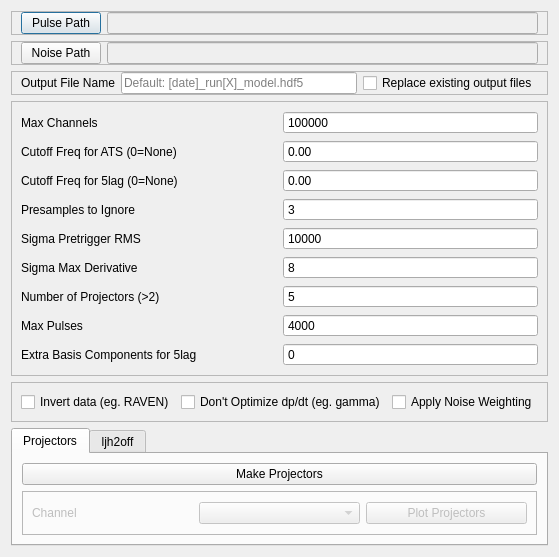
<?xml version="1.0" encoding="UTF-8"?>
<ui version="4.0">
 <class>Dialog</class>
 <widget class="QDialog" name="Dialog">
  <property name="geometry">
   <rect>
    <x>0</x>
    <y>0</y>
    <width>377</width>
    <height>430</height>
   </rect>
  </property>
  <property name="windowTitle">
   <string>ljh2off Projectors GUI</string>
  </property>
  <property name="toolTip">
   <string>path of a single ljh file with pulses, other channel numbers will be found automatically</string>
  </property>
  <property name="statusTip">
   <string/>
  </property>
  <layout class="QVBoxLayout" name="verticalLayout">
   <item>
    <widget class="QFrame" name="frame_2">
     <property name="frameShape">
      <enum>QFrame::StyledPanel</enum>
     </property>
     <property name="frameShadow">
      <enum>QFrame::Raised</enum>
     </property>
     <layout class="QHBoxLayout" name="horizontalLayout_2">
      <property name="topMargin">
       <number>0</number>
      </property>
      <property name="bottomMargin">
       <number>0</number>
      </property>
      <item>
       <widget class="QPushButton" name="pulsePathButton">
        <property name="minimumSize">
         <size>
          <width>60</width>
          <height>0</height>
         </size>
        </property>
        <property name="toolTip">
         <string>path a a single ljh file with pulses, other channel numbers will be found automatically</string>
        </property>
        <property name="statusTip">
         <string/>
        </property>
        <property name="whatsThis">
         <string/>
        </property>
        <property name="text">
         <string>Pulse Path</string>
        </property>
        <property name="flat">
         <bool>false</bool>
        </property>
       </widget>
      </item>
      <item>
       <widget class="QLineEdit" name="pulsePathLineEdit">
        <property name="enabled">
         <bool>false</bool>
        </property>
       </widget>
      </item>
     </layout>
    </widget>
   </item>
   <item>
    <widget class="QFrame" name="frame_3">
     <property name="frameShape">
      <enum>QFrame::StyledPanel</enum>
     </property>
     <property name="frameShadow">
      <enum>QFrame::Raised</enum>
     </property>
     <layout class="QHBoxLayout" name="horizontalLayout_3">
      <property name="topMargin">
       <number>0</number>
      </property>
      <property name="bottomMargin">
       <number>0</number>
      </property>
      <item>
       <widget class="QPushButton" name="noisePathButton">
        <property name="minimumSize">
         <size>
          <width>60</width>
          <height>0</height>
         </size>
        </property>
        <property name="toolTip">
         <string>path of a single ljh file with noise records, other channel numbers will be found automatically</string>
        </property>
        <property name="statusTip">
         <string/>
        </property>
        <property name="whatsThis">
         <string/>
        </property>
        <property name="text">
         <string>Noise Path</string>
        </property>
        <property name="flat">
         <bool>false</bool>
        </property>
       </widget>
      </item>
      <item>
       <widget class="QLineEdit" name="noisePathLineEdit">
        <property name="enabled">
         <bool>false</bool>
        </property>
       </widget>
      </item>
     </layout>
    </widget>
   </item>
   <item>
    <widget class="QFrame" name="frame">
     <property name="frameShape">
      <enum>QFrame::StyledPanel</enum>
     </property>
     <property name="frameShadow">
      <enum>QFrame::Raised</enum>
     </property>
     <layout class="QHBoxLayout" name="horizontalLayout">
      <property name="topMargin">
       <number>0</number>
      </property>
      <property name="bottomMargin">
       <number>0</number>
      </property>
      <item>
       <widget class="QLabel" name="label">
        <property name="text">
         <string>Output File Name</string>
        </property>
       </widget>
      </item>
      <item>
       <widget class="QLineEdit" name="outputFileNameBox">
        <property name="toolTip">
         <string>output filename, the default behavior will place it in the same directory as pulse_path</string>
        </property>
        <property name="placeholderText">
         <string>Default: [date]_run[X]_model.hdf5</string>
        </property>
       </widget>
      </item>
      <item>
       <widget class="QCheckBox" name="replaceCheckbox">
        <property name="text">
         <string>Replace existing output files</string>
        </property>
       </widget>
      </item>
     </layout>
    </widget>
   </item>
   <item>
    <widget class="QFrame" name="frame_4">
     <property name="frameShape">
      <enum>QFrame::StyledPanel</enum>
     </property>
     <property name="frameShadow">
      <enum>QFrame::Raised</enum>
     </property>
     <layout class="QGridLayout" name="gridLayout_2">
      <item row="8" column="1">
       <widget class="QDoubleSpinBox" name="maxPulsesBox">
        <property name="toolTip">
         <string>maximum number of pulses to take a truncated SVD of, will affect speed</string>
        </property>
        <property name="buttonSymbols">
         <enum>QAbstractSpinBox::NoButtons</enum>
        </property>
        <property name="decimals">
         <number>0</number>
        </property>
        <property name="maximum">
         <double>10000000.000000000000000</double>
        </property>
        <property name="value">
         <double>4000.000000000000000</double>
        </property>
       </widget>
      </item>
      <item row="6" column="1">
       <widget class="QDoubleSpinBox" name="sigmaMaxDerivBox">
        <property name="toolTip">
         <string>passed to autocuts to determine pulses used to generate pulse model</string>
        </property>
        <property name="buttonSymbols">
         <enum>QAbstractSpinBox::NoButtons</enum>
        </property>
        <property name="decimals">
         <number>0</number>
        </property>
        <property name="maximum">
         <double>10000000.000000000000000</double>
        </property>
        <property name="value">
         <double>8.000000000000000</double>
        </property>
       </widget>
      </item>
      <item row="6" column="0">
       <widget class="QLabel" name="label_7">
        <property name="text">
         <string>Sigma Max Derivative</string>
        </property>
       </widget>
      </item>
      <item row="4" column="1">
       <widget class="QDoubleSpinBox" name="presamplesBox">
        <property name="toolTip">
         <string>ignore this many presample before the rising edge when calculating pretrigger_mean</string>
        </property>
        <property name="buttonSymbols">
         <enum>QAbstractSpinBox::NoButtons</enum>
        </property>
        <property name="decimals">
         <number>0</number>
        </property>
        <property name="maximum">
         <double>10000000.000000000000000</double>
        </property>
        <property name="value">
         <double>3.000000000000000</double>
        </property>
       </widget>
      </item>
      <item row="5" column="0">
       <widget class="QLabel" name="label_6">
        <property name="text">
         <string>Sigma Pretrigger RMS</string>
        </property>
       </widget>
      </item>
      <item row="1" column="1">
       <widget class="QDoubleSpinBox" name="cutoffATSBox">
        <property name="toolTip">
         <string>cutoff frequency for arrival time safe filter</string>
        </property>
        <property name="buttonSymbols">
         <enum>QAbstractSpinBox::NoButtons</enum>
        </property>
        <property name="decimals">
         <number>2</number>
        </property>
        <property name="maximum">
         <double>10000000.000000000000000</double>
        </property>
        <property name="value">
         <double>0.000000000000000</double>
        </property>
       </widget>
      </item>
      <item row="3" column="1">
       <widget class="QDoubleSpinBox" name="cutoff5lagBox">
        <property name="toolTip">
         <string>cutoff frequency for 5lag filter</string>
        </property>
        <property name="buttonSymbols">
         <enum>QAbstractSpinBox::NoButtons</enum>
        </property>
        <property name="decimals">
         <number>2</number>
        </property>
        <property name="maximum">
         <double>10000000.000000000000000</double>
        </property>
        <property name="value">
         <double>0.000000000000000</double>
        </property>
       </widget>
      </item>
      <item row="0" column="1">
       <widget class="QDoubleSpinBox" name="maxChansBox">
        <property name="toolTip">
         <string>stop after processing this many channels</string>
        </property>
        <property name="buttonSymbols">
         <enum>QAbstractSpinBox::NoButtons</enum>
        </property>
        <property name="decimals">
         <number>0</number>
        </property>
        <property name="maximum">
         <double>10000000.000000000000000</double>
        </property>
        <property name="value">
         <double>999999.000000000000000</double>
        </property>
       </widget>
      </item>
      <item row="7" column="0">
       <widget class="QLabel" name="label_8">
        <property name="text">
         <string>Number of Projectors (&gt;2)</string>
        </property>
       </widget>
      </item>
      <item row="7" column="1">
       <widget class="QDoubleSpinBox" name="nprojectorsBox">
        <property name="toolTip">
         <string>how many projectors to generate, must be &gt;=3</string>
        </property>
        <property name="buttonSymbols">
         <enum>QAbstractSpinBox::NoButtons</enum>
        </property>
        <property name="decimals">
         <number>0</number>
        </property>
        <property name="maximum">
         <double>10000000.000000000000000</double>
        </property>
        <property name="value">
         <double>5.000000000000000</double>
        </property>
       </widget>
      </item>
      <item row="3" column="0">
       <widget class="QLabel" name="label_4">
        <property name="text">
         <string>Cutoff Freq for 5lag (0=None)</string>
        </property>
       </widget>
      </item>
      <item row="4" column="0">
       <widget class="QLabel" name="label_5">
        <property name="text">
         <string>Presamples to Ignore</string>
        </property>
       </widget>
      </item>
      <item row="5" column="1">
       <widget class="QDoubleSpinBox" name="sigmaPtRmsBox">
        <property name="toolTip">
         <string>passed to autocuts to determine pulses used to generate pulse model, the default large value basically disables this cut, which causes the projectors to be able to model the non-flat pretrigger region better</string>
        </property>
        <property name="buttonSymbols">
         <enum>QAbstractSpinBox::NoButtons</enum>
        </property>
        <property name="decimals">
         <number>0</number>
        </property>
        <property name="maximum">
         <double>10000000.000000000000000</double>
        </property>
        <property name="value">
         <double>10000.000000000000000</double>
        </property>
       </widget>
      </item>
      <item row="1" column="0">
       <widget class="QLabel" name="label_3">
        <property name="text">
         <string>Cutoff Freq for ATS (0=None)</string>
        </property>
       </widget>
      </item>
      <item row="0" column="0">
       <widget class="QLabel" name="label_2">
        <property name="text">
         <string>Max Channels</string>
        </property>
       </widget>
      </item>
      <item row="8" column="0">
       <widget class="QLabel" name="label_9">
        <property name="text">
         <string>Max Pulses</string>
        </property>
       </widget>
      </item>
      <item row="9" column="0">
       <widget class="QLabel" name="label_10">
        <property name="text">
         <string>Extra Basis Components for 5lag</string>
        </property>
       </widget>
      </item>
      <item row="9" column="1">
       <widget class="QDoubleSpinBox" name="extraBasis5lagBox">
        <property name="toolTip">
         <string>use this many basis components to improve 5 lag filter representation</string>
        </property>
        <property name="buttonSymbols">
         <enum>QAbstractSpinBox::NoButtons</enum>
        </property>
        <property name="decimals">
         <number>0</number>
        </property>
        <property name="maximum">
         <double>10000000.000000000000000</double>
        </property>
        <property name="value">
         <double>0.000000000000000</double>
        </property>
       </widget>
      </item>
     </layout>
    </widget>
   </item>
   <item>
    <widget class="QFrame" name="frame_7">
     <property name="frameShape">
      <enum>QFrame::StyledPanel</enum>
     </property>
     <property name="frameShadow">
      <enum>QFrame::Raised</enum>
     </property>
     <layout class="QHBoxLayout" name="horizontalLayout_6">
      <item>
       <widget class="QCheckBox" name="invertDataCheckbox">
        <property name="toolTip">
         <string>pass this flag for downward going pulses (eg RAVEN)</string>
        </property>
        <property name="text">
         <string>Invert data (eg. RAVEN)</string>
        </property>
       </widget>
      </item>
      <item>
       <widget class="QCheckBox" name="dontOptimiseCheckbox">
        <property name="toolTip">
         <string>simpler derivative like calculating, better for gamma data</string>
        </property>
        <property name="text">
         <string>Don't Optimize dp/dt (eg. gamma)</string>
        </property>
       </widget>
      </item>
      <item>
       <widget class="QCheckBox" name="noiseWeightingCheckbox">
        <property name="toolTip">
         <string>pass false to not apply noise weighting when making projectors</string>
        </property>
        <property name="text">
         <string>Apply Noise Weighting</string>
        </property>
       </widget>
      </item>
     </layout>
    </widget>
   </item>
   <item>
    <widget class="QTabWidget" name="tabWidget">
     <property name="enabled">
      <bool>true</bool>
     </property>
     <property name="currentIndex">
      <number>0</number>
     </property>
     <widget class="QWidget" name="tab">
      <attribute name="title">
       <string>Projectors</string>
      </attribute>
      <layout class="QVBoxLayout" name="verticalLayout_2">
       <item>
        <widget class="QPushButton" name="startButton">
         <property name="text">
          <string>Make Projectors</string>
         </property>
        </widget>
       </item>
       <item>
        <widget class="QFrame" name="plotProjectorsGroup">
         <property name="enabled">
          <bool>false</bool>
         </property>
         <property name="frameShape">
          <enum>QFrame::StyledPanel</enum>
         </property>
         <property name="frameShadow">
          <enum>QFrame::Raised</enum>
         </property>
         <layout class="QHBoxLayout" name="horizontalLayout_4">
          <item>
           <widget class="QLabel" name="label_11">
            <property name="text">
             <string>Channel</string>
            </property>
           </widget>
          </item>
          <item>
           <widget class="QComboBox" name="channelBox"/>
          </item>
          <item>
           <widget class="QPushButton" name="plotProjectorsButton">
            <property name="text">
             <string>Plot Projectors</string>
            </property>
           </widget>
          </item>
         </layout>
        </widget>
       </item>
      </layout>
     </widget>
     <widget class="QWidget" name="tab_2">
      <attribute name="title">
       <string>ljh2off</string>
      </attribute>
      <layout class="QVBoxLayout" name="verticalLayout_3">
       <item>
        <widget class="QFrame" name="frame_5">
         <property name="enabled">
          <bool>false</bool>
         </property>
         <property name="frameShape">
          <enum>QFrame::StyledPanel</enum>
         </property>
         <property name="frameShadow">
          <enum>QFrame::Raised</enum>
         </property>
         <layout class="QHBoxLayout" name="horizontalLayout_5">
          <item>
           <widget class="QPushButton" name="offOutputButton">
            <property name="minimumSize">
             <size>
              <width>60</width>
              <height>0</height>
             </size>
            </property>
            <property name="toolTip">
             <string>path a a single ljh file with pulses, other channel numbers will be found automatically</string>
            </property>
            <property name="statusTip">
             <string/>
            </property>
            <property name="whatsThis">
             <string/>
            </property>
            <property name="text">
             <string>Output Directory</string>
            </property>
            <property name="flat">
             <bool>false</bool>
            </property>
           </widget>
          </item>
          <item>
           <widget class="QLineEdit" name="offOutputLineEdit">
            <property name="enabled">
             <bool>false</bool>
            </property>
           </widget>
          </item>
         </layout>
        </widget>
       </item>
       <item>
        <widget class="QPushButton" name="ljh2offButton">
         <property name="enabled">
          <bool>false</bool>
         </property>
         <property name="text">
          <string>Make .off files from .ljh files</string>
         </property>
        </widget>
       </item>
      </layout>
     </widget>
    </widget>
   </item>
  </layout>
 </widget>
 <resources/>
 <connections/>
</ui>
